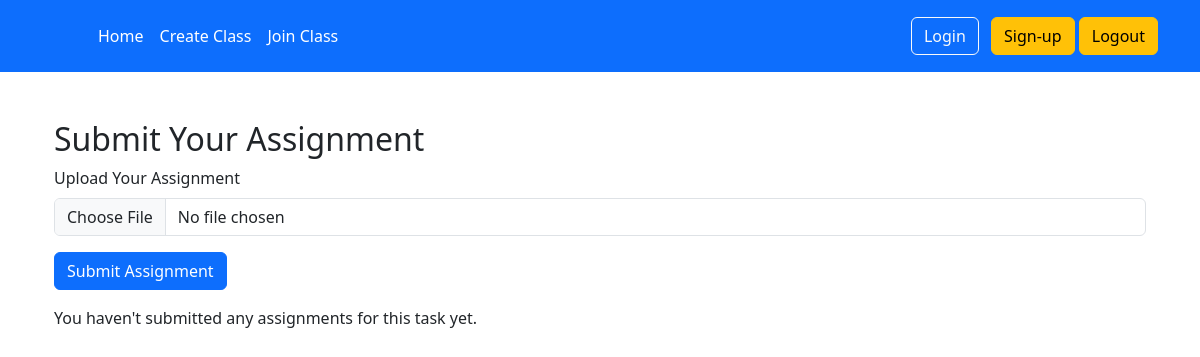
Before: /assignment/12/ (signed in) with the older database file.
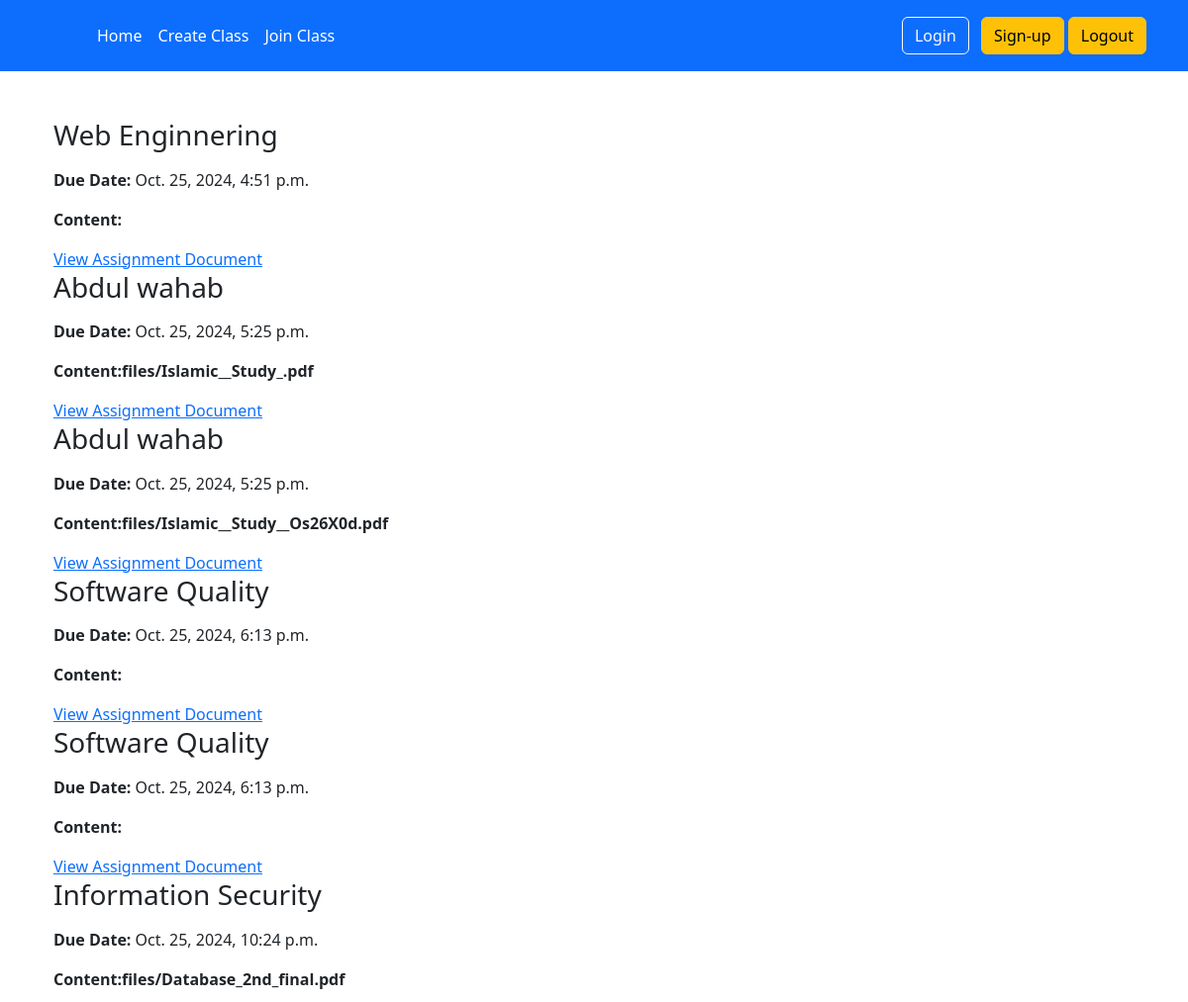
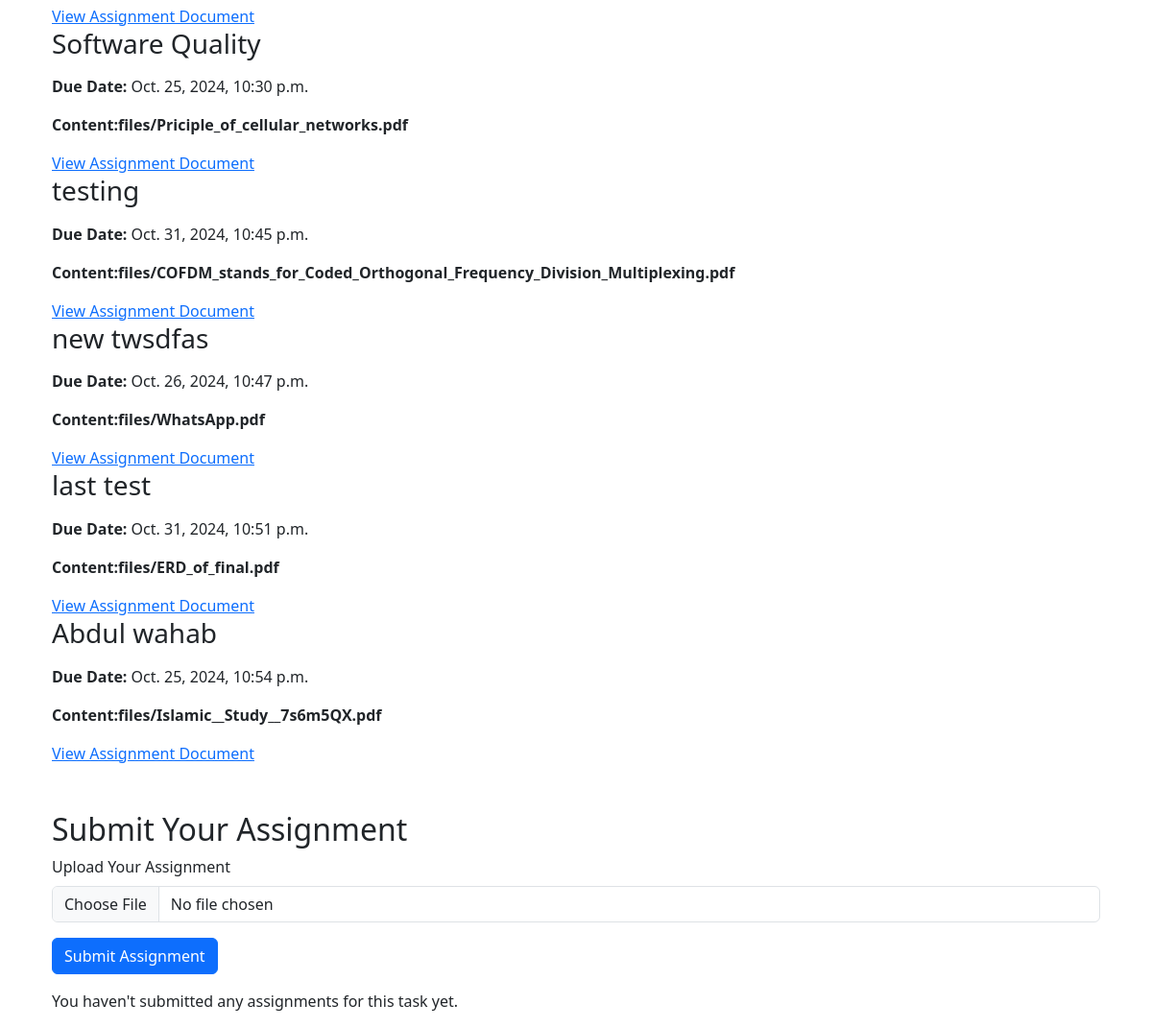
After: the same page with the newer database file (2 pictures, top to bottom).
### authz/models.py (models this page shows)
class Assignment(models.Model):
    name = models.ForeignKey(GoogleClass,on_delete=models.CASCADE, blank=True, null=True, related_name='class_int')
    assignment_name = models.CharField(max_length=255)
    content = models.FileField(upload_to='files/',blank= True,null=True)
    due_date = models.DateTimeField()
    created_at = models.DateTimeField(auto_now_add=True)
    def __str__(self):
        return self.assignment_name

### home/views/home_view.py (the view, shortened to what this page needs)
# urls.py: path('assignment/<int:id>/', home_view.view_assignment, name='view_assignment'),
@login_required
def view_assignment(request, id):
    assignm = GoogleClass.objects.filter(id=id).first()  # Ensure assignm is defined
    assignment = assignm.class_int.all() if assignm else []  # Check if assignm exists
    print("Assignments:", assignment)
    context = {
        'assignments': assignment,
    }
    return render(request, 'view_assignment.html', context)

### templates/view_assignment.html (shortened to what this page needs)
{% extends "base.html" %}
{% block content %}
<div class="container mt-5">
    {% for assignment in assignments %}
    <h1 class="h3 mb-3">{{ assignment.assignment_name }}</h1>
    <p><strong>Due Date:</strong> {{ assignment.due_date }}</p>
    <p><strong>Content:{{assignment.content}}</strong></p>
    <a href="{{ assignment.content }}" target="_blank">View Assignment Document</a>
    {% endfor %}
    <h2 class="mt-5">Submit Your Assignment</h2>
    <form action="" method="post" enctype="multipart/form-data">
        <div class="mb-3">
            <label for="file_url" class="form-label">Upload Your Assignment</label>
            <input type="file" name="file_url" class="form-control" required>
        </div>
        <button type="submit" class="btn btn-primary">Submit Assignment</button>
    </form>
    {% if submitted_assignments %}
        <h2 class="mt-5">Your Submitted Assignments</h2>
        <ul class="list-group">
            {% for submission in submitted_assignments %}
                <li class="list-group-item">
                    <a href="" target="_blank">View Submitted Assignment</a>
                    <span class="badge bg-success">Submitted on: </span>
                </li>
            {% endfor %}
        </ul>
    {% else %}
        <p class="mt-3">You haven't submitted any assignments for this task yet.</p>
    {% endif %}
</div>
{% endblock content %}

### templates/base.html (shortened to what this page needs)
<!doctype html>
<html lang="en">
  <head>
    <link href="https://cdn.jsdelivr.net/npm/bootstrap@5.3.3/dist/css/bootstrap.min.css" rel="stylesheet">
  </head>
  <body>
    <header class="p-3 text-bg-primary">
      <div class="container">
        <div class="d-flex flex-wrap align-items-center justify-content-center justify-content-lg-start">
          <a href="/" class="d-flex align-items-center mb-2 mb-lg-0 text-white text-decoration-none">
            <svg class="bi me-2" width="40" height="32" role="img" aria-label="Bootstrap"><use xlink:href="#bootstrap"></use></svg>
          </a>
          <ul class="nav col-12 col-lg-auto me-lg-auto mb-2 justify-content-center mb-md-0">
            <li><a href="/" class="nav-link px-2 text-white">Home</a></li>
            <li><a href="/createclass/" class="nav-link px-2 text-white">Create Class</a></li>
            <li><a href="/joinclass/" class="nav-link px-2 text-white">Join Class</a></li>
          </ul>
          <div class="text-end">
            <button type="button" class="btn btn-outline-light me-2"  data-bs-toggle="modal" data-bs-target="#loginModal">Login</button>
            <button type="button" class="btn btn-warning">Sign-up</button>
            <a href="{% url 'logout' %}"><button type="button" class="btn btn-warning" >Logout</button></a>
          </div>
        </div>
      </div>
    </header>
      <div class="container">
        {% block content %}
        {% endblock content %}
      </div>
  </body>
</html>

Changed rows visible on the page:
added Assignment: assignment_name "Web Enginnering", due_date "Oct. 25, 2024, 4:51 p.m."
added Assignment: assignment_name "Abdul wahab", due_date "Oct. 25, 2024, 5:25 p.m.", content "files/Islamic__Study_.pdf"
added Assignment: assignment_name "Abdul wahab", due_date "Oct. 25, 2024, 5:25 p.m.", content "files/Islamic__Study__Os26X0d.pdf"
added Assignment: assignment_name "Software Quality", due_date "Oct. 25, 2024, 6:13 p.m."
added Assignment: assignment_name "Software Quality", due_date "Oct. 25, 2024, 6:13 p.m."
added Assignment: assignment_name "Information Security", due_date "Oct. 25, 2024, 10:24 p.m.", content "files/Database_2nd_final.pdf"
added Assignment: assignment_name "Software Quality", due_date "Oct. 25, 2024, 10:30 p.m.", content "files/Priciple_of_cellular_networks.pdf"
added Assignment: assignment_name "testing", due_date "Oct. 31, 2024, 10:45 p.m.", content "files/COFDM_stands_for_Coded_Orthogonal_Frequency_Division_Multiplexing.pdf"
added Assignment: assignment_name "new twsdfas", due_date "Oct. 26, 2024, 10:47 p.m.", content "files/WhatsApp.pdf"
added Assignment: assignment_name "last test", due_date "Oct. 31, 2024, 10:51 p.m.", content "files/ERD_of_final.pdf"
added Assignment: assignment_name "Abdul wahab", due_date "Oct. 25, 2024, 10:54 p.m.", content "files/Islamic__Study__7s6m5QX.pdf"
